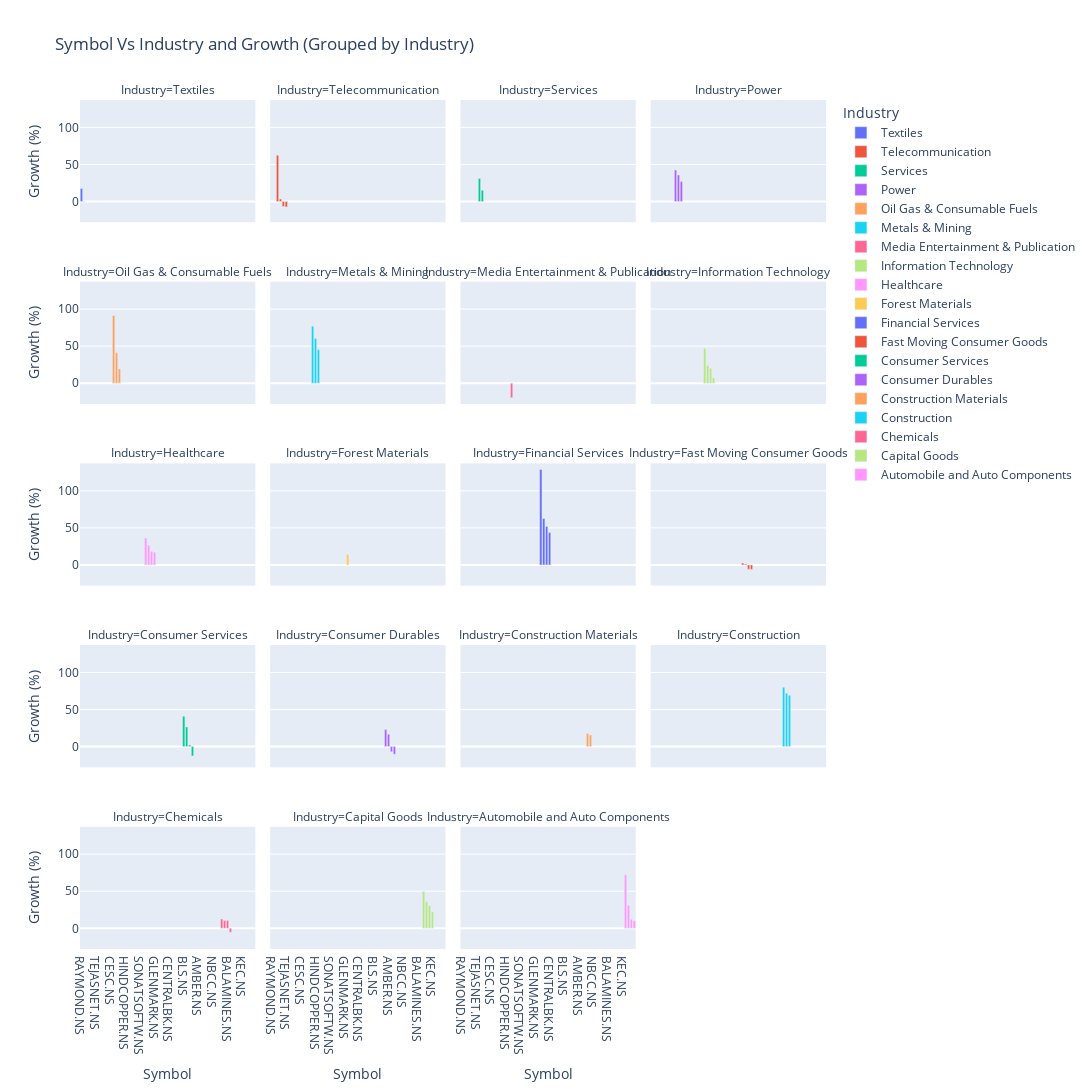

Notebook code cell kept with this figure:
### Code cell
import pandas as pd
import plotly.express as px

# Replace with the actual path to your output CSV file
output_csv_path = '../data/nifty_smallcap_100_high_performers.csv'

# Read the output CSV file
output_data = pd.read_csv(output_csv_path)

# Bar chart using Plotly Express, grouped by 'Industry'
fig = px.bar(
    output_data,
    x='Symbol',
    y='Growth',
    color='Industry',
    title='Symbol Vs Industry and Growth (Grouped by Industry)',
    labels={'Growth': 'Growth (%)', 'Symbol': 'Symbol'},
    category_orders={'Industry': output_data['Industry'].unique()},  # Preserve original order of industries
    facet_col='Industry',  # Create separate subplots for each industry
    facet_col_wrap=4,  # Adjust the number of subplots per row as needed
    height=1500,  # Adjust the height of the entire figure
    width=1800,  # Adjust the width of the entire figure
)

# Show the plot
fig.show()

### Figure 1 — Plotly figure (JSON) as saved in the notebook; plotly's stock layout.template omitted (floating-point values rounded to 4 significant figures)
{"data": [{"alignmentgroup": "True", "hovertemplate": "Industry=Textiles<br>Symbol=%{x}<br>Growth (%)=%{y}<extra></extra>", "legendgroup": "Textiles", "marker": {"color": "#636efa", "pattern": {"shape": ""}}, "name": "Textiles", "offsetgroup": "Textiles", "orientation": "v", "showlegend": true, "textposition": "auto", "type": "bar", "x": ["RAYMOND.NS", "WELSPUNLIV.NS"], "xaxis": "x17", "y": [17.57, -0.2232], "yaxis": "y17"}, {"alignmentgroup": "True", "hovertemplate": "Industry=Telecommunication<br>Symbol=%{x}<br>Growth (%)=%{y}<extra></extra>", "legendgroup": "Telecommunication", "marker": {"color": "#EF553B", "pattern": {"shape": ""}}, "name": "Telecommunication", "offsetgroup": "Telecommunication", "orientation": "v", "showlegend": true, "textposition": "auto", "type": "bar", "x": ["HFCL.NS", "ROUTE.NS", "TTML.NS", "TEJASNET.NS"], "xaxis": "x18", "y": [62.55, 3.374, -6.642, -7.236], "yaxis": "y18"}, {"alignmentgroup": "True", "hovertemplate": "Industry=Services<br>Symbol=%{x}<br>Growth (%)=%{y}<extra></extra>", "legendgroup": "Services", "marker": {"color": "#00cc96", "pattern": {"shape": ""}}, "name": "Services", "offsetgroup": "Services", "orientation": "v", "showlegend": true, "textposition": "auto", "type": "bar", "x": ["REDINGTON.NS", "FSL.NS"], "xaxis": "x19", "y": [31.19, 15.35], "yaxis": "y19"}, {"alignmentgroup": "True", "hovertemplate": "Industry=Power<br>Symbol=%{x}<br>Growth (%)=%{y}<extra></extra>", "legendgroup": "Power", "marker": {"color": "#ab63fa", "pattern": {"shape": ""}}, "name": "Power", "offsetgroup": "Power", "orientation": "v", "showlegend": true, "textposition": "auto", "type": "bar", "x": ["SJVN.NS", "NLCINDIA.NS", "CESC.NS"], "xaxis": "x20", "y": [42.46, 35.88, 27.21], "yaxis": "y20"}, {"alignmentgroup": "True", "hovertemplate": "Industry=Oil Gas & Consumable Fuels<br>Symbol=%{x}<br>Growth (%)=%{y}<extra></extra>", "legendgroup": "Oil Gas & Consumable Fuels", "marker": {"color": "#FFA15A", "pattern": {"shape": ""}}, "name": "Oil Gas & Consumable Fuels", "offsetgroup": "Oil Gas & Consumable Fuels", "orientation": "v", "showlegend": true, "textposition": "auto", "type": "bar", "x": ["MRPL.NS", "MGL.NS", "AEGISCHEM.NS"], "xaxis": "x13", "y": [91.38, 41.15, 19.25], "yaxis": "y13"}, {"alignmentgroup": "True", "hovertemplate": "Industry=Metals & Mining<br>Symbol=%{x}<br>Growth (%)=%{y}<extra></extra>", "legendgroup": "Metals & Mining", "marker": {"color": "#19d3f3", "pattern": {"shape": ""}}, "name": "Metals & Mining", "offsetgroup": "Metals & Mining", "orientation": "v", "showlegend": true, "textposition": "auto", "type": "bar", "x": ["NATIONALUM.NS", "HINDCOPPER.NS", "NSLNISP.NS"], "xaxis": "x14", "y": [76.85, 60.41, 45.03], "yaxis": "y14"}, {"alignmentgroup": "True", "hovertemplate": "Industry=Media Entertainment & Publication<br>Symbol=%{x}<br>Growth (%)=%{y}<extra></extra>", "legendgroup": "Media Entertainment & Publication", "marker": {"color": "#FF6692", "pattern": {"shape": ""}}, "name": "Media Entertainment & Publication", "offsetgroup": "Media Entertainment & Publication", "orientation": "v", "showlegend": true, "textposition": "auto", "type": "bar", "x": ["PVRINOX.NS"], "xaxis": "x15", "y": [-19.67], "yaxis": "y15"}, {"alignmentgroup": "True", "hovertemplate": "Industry=Information Technology<br>Symbol=%{x}<br>Growth (%)=%{y}<extra></extra>", "legendgroup": "Information Technology", "marker": {"color": "#B6E880", "pattern": {"shape": ""}}, "name": "Information Technology", "offsetgroup": "Information Technology", "orientation": "v", "showlegend": true, "textposition": "auto", "type": "bar", "x": ["INTELLECT.NS", "BSOFT.NS", "SONATSOFTW.NS", "TANLA.NS"], "xaxis": "x16", "y": [47.31, 24.03, 20.12, 7.11], "yaxis": "y16"}, {"alignmentgroup": "True", "hovertemplate": "Industry=Healthcare<br>Symbol=%{x}<br>Growth (%)=%{y}<extra></extra>", "legendgroup": "Healthcare", "marker": {"color": "#FF97FF", "pattern": {"shape": ""}}, "name": "Healthcare", "offsetgroup": "Healthcare", "orientation": "v", "showlegend": true, "textposition": "auto", "type": "bar", "x": ["MEDANTA.NS", "NATCOPHARM.NS", "GRANULES.NS", "GLENMARK.NS"], "xaxis": "x9", "y": [36.17, 26.52, 18.39, 17.11], "yaxis": "y9"}, {"alignmentgroup": "True", "hovertemplate": "Industry=Forest Materials<br>Symbol=%{x}<br>Growth (%)=%{y}<extra></extra>", "legendgroup": "Forest Materials", "marker": {"color": "#FECB52", "pattern": {"shape": ""}}, "name": "Forest Materials", "offsetgroup": "Forest Materials", "orientation": "v", "showlegend": true, "textposition": "auto", "type": "bar", "x": ["CENTURYTEX.NS"], "xaxis": "x10", "y": [14.23], "yaxis": "y10"}, {"alignmentgroup": "True", "hovertemplate": "Industry=Financial Services<br>Symbol=%{x}<br>Growth (%)=%{y}<extra></extra>", "legendgroup": "Financial Services", "marker": {"color": "#636efa", "pattern": {"shape": ""}}, "name": "Financial Services", "offsetgroup": "Financial Services", "orientation": "v", "showlegend": true, "textposition": "auto", "type": "bar", "x": ["HUDCO.NS", "IOB.NS", "UCOBANK.NS", "CENTRALBK.NS"], "xaxis": "x11", "y": [128.7, 62.63, 51.97, 43.68], "yaxis": "y11"}, {"alignmentgroup": "True", "hovertemplate": "Industry=Fast Moving Consumer Goods<br>Symbol=%{x}<br>Growth (%)=%{y}<extra></extra>", "legendgroup": "Fast Moving Consumer Goods", "marker": {"color": "#EF553B", "pattern": {"shape": ""}}, "name": "Fast Moving Consumer Goods", "offsetgroup": "Fast Moving Consumer Goods", "orientation": "v", "showlegend": true, "textposition": "auto", "type": "bar", "x": ["RADICO.NS", "JYOTHYLAB.NS", "BIKAJI.NS", "RENUKA.NS"], "xaxis": "x12", "y": [2.445, 1.137, -5.678, -6.024], "yaxis": "y12"}, {"alignmentgroup": "True", "hovertemplate": "Industry=Consumer Services<br>Symbol=%{x}<br>Growth (%)=%{y}<extra></extra>", "legendgroup": "Consumer Services", "marker": {"color": "#00cc96", "pattern": {"shape": ""}}, "name": "Consumer Services", "offsetgroup": "Consumer Services", "orientation": "v", "showlegend": true, "textposition": "auto", "type": "bar", "x": ["BLS.NS", "EASEMYTRIP.NS", "INDIAMART.NS", "MEDPLUS.NS"], "xaxis": "x5", "y": [41.1, 26.58, 2.294, -12.68], "yaxis": "y5"}, {"alignmentgroup": "True", "hovertemplate": "Industry=Consumer Durables<br>Symbol=%{x}<br>Growth (%)=%{y}<extra></extra>", "legendgroup": "Consumer Durables", "marker": {"color": "#ab63fa", "pattern": {"shape": ""}}, "name": "Consumer Durables", "offsetgroup": "Consumer Durables", "orientation": "v", "showlegend": true, "textposition": "auto", "type": "bar", "x": ["KALYANKJIL.NS", "AMBER.NS", "VIPIND.NS", "CAMPUS.NS"], "xaxis": "x6", "y": [23.16, 16.77, -7.084, -10.43], "yaxis": "y6"}, {"alignmentgroup": "True", "hovertemplate": "Industry=Construction Materials<br>Symbol=%{x}<br>Growth (%)=%{y}<extra></extra>", "legendgroup": "Construction Materials", "marker": {"color": "#FFA15A", "pattern": {"shape": ""}}, "name": "Construction Materials", "offsetgroup": "Construction Materials", "orientation": "v", "showlegend": true, "textposition": "auto", "type": "bar", "x": ["BIRLACORPN.NS", "JKLAKSHMI.NS"], "xaxis": "x7", "y": [17.74, 15.66], "yaxis": "y7"}, {"alignmentgroup": "True", "hovertemplate": "Industry=Construction<br>Symbol=%{x}<br>Growth (%)=%{y}<extra></extra>", "legendgroup": "Construction", "marker": {"color": "#19d3f3", "pattern": {"shape": ""}}, "name": "Construction", "offsetgroup": "Construction", "orientation": "v", "showlegend": true, "textposition": "auto", "type": "bar", "x": ["NBCC.NS", "IRB.NS", "RITES.NS"], "xaxis": "x8", "y": [80.17, 72.06, 69.25], "yaxis": "y8"}, {"alignmentgroup": "True", "hovertemplate": "Industry=Chemicals<br>Symbol=%{x}<br>Growth (%)=%{y}<extra></extra>", "legendgroup": "Chemicals", "marker": {"color": "#FF6692", "pattern": {"shape": ""}}, "name": "Chemicals", "offsetgroup": "Chemicals", "orientation": "v", "showlegend": true, "textposition": "auto", "type": "bar", "x": ["JUBLINGREA.NS", "CHAMBLFERT.NS", "BALAMINES.NS", "ANURAS.NS"], "xaxis": "x", "y": [12.53, 10.42, 10.39, -5.494], "yaxis": "y"}, {"alignmentgroup": "True", "hovertemplate": "Industry=Capital Goods<br>Symbol=%{x}<br>Growth (%)=%{y}<extra></extra>", "legendgroup": "Capital Goods", "marker": {"color": "#B6E880", "pattern": {"shape": ""}}, "name": "Capital Goods", "offsetgroup": "Capital Goods", "orientation": "v", "showlegend": true, "textposition": "auto", "type": "bar", "x": ["COCHINSHIP.NS", "DATAPATTNS.NS", "ELGIEQUIP.NS", "KEC.NS"], "xaxis": "x2", "y": [49.5, 36.23, 30.54, 22.28], "yaxis": "y2"}, {"alignmentgroup": "True", "hovertemplate": "Industry=Automobile and Auto Components<br>Symbol=%{x}<br>Growth (%)=%{y}<extra></extra>", "legendgroup": "Automobile and Auto Components", "marker": {"color": "#FF97FF", "pattern": {"shape": ""}}, "name": "Automobile and Auto Components", "offsetgroup": "Automobile and Auto Components", "orientation": "v", "showlegend": true, "textposition": "auto", "type": "bar", "x": ["JBMA.NS", "CEATLTD.NS", "EXIDEIND.NS", "ARE&M.NS"], "xaxis": "x3", "y": [72.13, 31.09, 12.13, 10.34], "yaxis": "y3"}], "layout": {"annotations": [{"font": {}, "showarrow": false, "text": "Industry=Chemicals", "x": 0.1175, "xanchor": "center", "xref": "paper", "y": 0.144, "yanchor": "bottom", "yref": "paper"}, {"font": {}, "showarrow": false, "text": "Industry=Capital Goods", "x": 0.3725, "xanchor": "center", "xref": "paper", "y": 0.144, "yanchor": "bottom", "yref": "paper"}, {"font": {}, "showarrow": false, "text": "Industry=Automobile and Auto Components", "x": 0.6275, "xanchor": "center", "xref": "paper", "y": 0.144, "yanchor": "bottom", "yref": "paper"}, {"font": {}, "showarrow": false, "text": "Industry=Consumer Services", "x": 0.1175, "xanchor": "center", "xref": "paper", "y": 0.358, "yanchor": "bottom", "yref": "paper"}, {"font": {}, "showarrow": false, "text": "Industry=Consumer Durables", "x": 0.3725, "xanchor": "center", "xref": "paper", "y": 0.358, "yanchor": "bottom", "yref": "paper"}, {"font": {}, "showarrow": false, "text": "Industry=Construction Materials", "x": 0.6275, "xanchor": "center", "xref": "paper", "y": 0.358, "yanchor": "bottom", "yref": "paper"}, {"font": {}, "showarrow": false, "text": "Industry=Construction", "x": 0.8825, "xanchor": "center", "xref": "paper", "y": 0.358, "yanchor": "bottom", "yref": "paper"}, {"font": {}, "showarrow": false, "text": "Industry=Healthcare", "x": 0.1175, "xanchor": "center", "xref": "paper", "y": 0.572, "yanchor": "bottom", "yref": "paper"}, {"font": {}, "showarrow": false, "text": "Industry=Forest Materials", "x": 0.3725, "xanchor": "center", "xref": "paper", "y": 0.572, "yanchor": "bottom", "yref": "paper"}, {"font": {}, "showarrow": false, "text": "Industry=Financial Services", "x": 0.6275, "xanchor": "center", "xref": "paper", "y": 0.572, "yanchor": "bottom", "yref": "paper"}, {"font": {}, "showarrow": false, "text": "Industry=Fast Moving Consumer Goods", "x": 0.8825, "xanchor": "center", "xref": "paper", "y": 0.572, "yanchor": "bottom", "yref": "paper"}, {"font": {}, "showarrow": false, "text": "Industry=Oil Gas & Consumable Fuels", "x": 0.1175, "xanchor": "center", "xref": "paper", "y": 0.786, "yanchor": "bottom", "yref": "paper"}, {"font": {}, "showarrow": false, "text": "Industry=Metals & Mining", "x": 0.3725, "xanchor": "center", "xref": "paper", "y": 0.786, "yanchor": "bottom", "yref": "paper"}, {"font": {}, "showarrow": false, "text": "Industry=Media Entertainment & Publication", "x": 0.6275, "xanchor": "center", "xref": "paper", "y": 0.786, "yanchor": "bottom", "yref": "paper"}, {"font": {}, "showarrow": false, "text": "Industry=Information Technology", "x": 0.8825, "xanchor": "center", "xref": "paper", "y": 0.786, "yanchor": "bottom", "yref": "paper"}, {"font": {}, "showarrow": false, "text": "Industry=Textiles", "x": 0.1175, "xanchor": "center", "xref": "paper", "y": 1, "yanchor": "bottom", "yref": "paper"}, {"font": {}, "showarrow": false, "text": "Industry=Telecommunication", "x": 0.3725, "xanchor": "center", "xref": "paper", "y": 1, "yanchor": "bottom", "yref": "paper"}, {"font": {}, "showarrow": false, "text": "Industry=Services", "x": 0.6275, "xanchor": "center", "xref": "paper", "y": 1, "yanchor": "bottom", "yref": "paper"}, {"font": {}, "showarrow": false, "text": "Industry=Power", "x": 0.8825, "xanchor": "center", "xref": "paper", "y": 1, "yanchor": "bottom", "yref": "paper"}], "barmode": "relative", "height": 1500, "legend": {"title": {"text": "Industry"}, "tracegroupgap": 0}, "title": {"text": "Symbol Vs Industry and Growth (Grouped by Industry)"}, "width": 1800, "xaxis": {"anchor": "y", "autorange": true, "domain": [0, 0.235], "range": [-0.5, 59.5], "title": {"text": "Symbol"}, "type": "category"}, "xaxis10": {"anchor": "y10", "autorange": true, "domain": [0.255, 0.49], "matches": "x", "range": [-0.5, 59.5], "showticklabels": false, "type": "category"}, "xaxis11": {"anchor": "y11", "autorange": true, "domain": [0.51, 0.745], "matches": "x", "range": [-0.5, 59.5], "showticklabels": false, "type": "category"}, "xaxis12": {"anchor": "y12", "autorange": true, "domain": [0.765, 1.0], "matches": "x", "range": [-0.5, 59.5], "showticklabels": false, "type": "category"}, "xaxis13": {"anchor": "y13", "autorange": true, "domain": [0, 0.235], "matches": "x", "range": [-0.5, 59.5], "showticklabels": false, "type": "category"}, "xaxis14": {"anchor": "y14", "autorange": true, "domain": [0.255, 0.49], "matches": "x", "range": [-0.5, 59.5], "showticklabels": false, "type": "category"}, "xaxis15": {"anchor": "y15", "autorange": true, "domain": [0.51, 0.745], "matches": "x", "range": [-0.5, 59.5], "showticklabels": false, "type": "category"}, "xaxis16": {"anchor": "y16", "autorange": true, "domain": [0.765, 1.0], "matches": "x", "range": [-0.5, 59.5], "showticklabels": false, "type": "category"}, "xaxis17": {"anchor": "y17", "autorange": true, "domain": [0, 0.235], "matches": "x", "range": [-0.5, 59.5], "showticklabels": false, "type": "category"}, "xaxis18": {"anchor": "y18", "autorange": true, "domain": [0.255, 0.49], "matches": "x", "range": [-0.5, 59.5], "showticklabels": false, "type": "category"}, "xaxis19": {"anchor": "y19", "autorange": true, "domain": [0.51, 0.745], "matches": "x", "range": [-0.5, 59.5], "showticklabels": false, "type": "category"}, "xaxis2": {"anchor": "y2", "autorange": true, "domain": [0.255, 0.49], "matches": "x", "range": [-0.5, 59.5], "title": {"text": "Symbol"}, "type": "category"}, "xaxis20": {"anchor": "y20", "autorange": true, "domain": [0.765, 1.0], "matches": "x", "range": [-0.5, 59.5], "showticklabels": false, "type": "category"}, "xaxis3": {"anchor": "y3", "autorange": true, "domain": [0.51, 0.745], "matches": "x", "range": [-0.5, 59.5], "title": {"text": "Symbol"}, "type": "category"}, "xaxis4": {"anchor": "y4", "domain": [0.765, 1.0], "matches": "x", "title": {"text": "Symbol"}}, "xaxis5": {"anchor": "y5", "autorange": true, "domain": [0, 0.235], "matches": "x", "range": [-0.5, 59.5], "showticklabels": false, "type": "category"}, "xaxis6": {"anchor": "y6", "autorange": true, "domain": [0.255, 0.49], "matches": "x", "range": [-0.5, 59.5], "showticklabels": false, "type": "category"}, "xaxis7": {"anchor": "y7", "autorange": true, "domain": [0.51, 0.745], "matches": "x", "range": [-0.5, 59.5], "showticklabels": false, "type": "category"}, "xaxis8": {"anchor": "y8", "autorange": true, "domain": [0.765, 1.0], "matches": "x", "range": [-0.5, 59.5], "showticklabels": false, "type": "category"}, "xaxis9": {"anchor": "y9", "autorange": true, "domain": [0, 0.235], "matches": "x", "range": [-0.5, 59.5], "showticklabels": false, "type": "category"}, "yaxis": {"anchor": "x", "autorange": true, "domain": [0, 0.144], "range": [-27.91, 137.0], "title": {"text": "Growth (%)"}, "type": "linear"}, "yaxis10": {"anchor": "x10", "autorange": true, "domain": [0.428, 0.572], "matches": "y", "range": [-27.91, 137.0], "showticklabels": false, "type": "linear"}, "yaxis11": {"anchor": "x11", "autorange": true, "domain": [0.428, 0.572], "matches": "y", "range": [-27.91, 137.0], "showticklabels": false, "type": "linear"}, "yaxis12": {"anchor": "x12", "autorange": true, "domain": [0.428, 0.572], "matches": "y", "range": [-27.91, 137.0], "showticklabels": false, "type": "linear"}, "yaxis13": {"anchor": "x13", "autorange": true, "domain": [0.642, 0.786], "matches": "y", "range": [-27.91, 137.0], "title": {"text": "Growth (%)"}, "type": "linear"}, "yaxis14": {"anchor": "x14", "autorange": true, "domain": [0.642, 0.786], "matches": "y", "range": [-27.91, 137.0], "showticklabels": false, "type": "linear"}, "yaxis15": {"anchor": "x15", "autorange": true, "domain": [0.642, 0.786], "matches": "y", "range": [-27.91, 137.0], "showticklabels": false, "type": "linear"}, "yaxis16": {"anchor": "x16", "autorange": true, "domain": [0.642, 0.786], "matches": "y", "range": [-27.91, 137.0], "showticklabels": false, "type": "linear"}, "yaxis17": {"anchor": "x17", "autorange": true, "domain": [0.856, 1], "matches": "y", "range": [-27.91, 137.0], "title": {"text": "Growth (%)"}, "type": "linear"}, "yaxis18": {"anchor": "x18", "autorange": true, "domain": [0.856, 1], "matches": "y", "range": [-27.91, 137.0], "showticklabels": false, "type": "linear"}, "yaxis19": {"anchor": "x19", "autorange": true, "domain": [0.856, 1], "matches": "y", "range": [-27.91, 137.0], "showticklabels": false, "type": "linear"}, "yaxis2": {"anchor": "x2", "autorange": true, "domain": [0, 0.144], "matches": "y", "range": [-27.91, 137.0], "showticklabels": false, "type": "linear"}, "yaxis20": {"anchor": "x20", "autorange": true, "domain": [0.856, 1], "matches": "y", "range": [-27.91, 137.0], "showticklabels": false, "type": "linear"}, "yaxis3": {"anchor": "x3", "autorange": true, "domain": [0, 0.144], "matches": "y", "range": [-27.91, 137.0], "showticklabels": false, "type": "linear"}, "yaxis4": {"anchor": "x4", "domain": [0, 0.144], "matches": "y", "showticklabels": false}, "yaxis5": {"anchor": "x5", "autorange": true, "domain": [0.214, 0.358], "matches": "y", "range": [-27.91, 137.0], "title": {"text": "Growth (%)"}, "type": "linear"}, "yaxis6": {"anchor": "x6", "autorange": true, "domain": [0.214, 0.358], "matches": "y", "range": [-27.91, 137.0], "showticklabels": false, "type": "linear"}, "yaxis7": {"anchor": "x7", "autorange": true, "domain": [0.214, 0.358], "matches": "y", "range": [-27.91, 137.0], "showticklabels": false, "type": "linear"}, "yaxis8": {"anchor": "x8", "autorange": true, "domain": [0.214, 0.358], "matches": "y", "range": [-27.91, 137.0], "showticklabels": false, "type": "linear"}, "yaxis9": {"anchor": "x9", "autorange": true, "domain": [0.428, 0.572], "matches": "y", "range": [-27.91, 137.0], "title": {"text": "Growth (%)"}, "type": "linear"}}}
